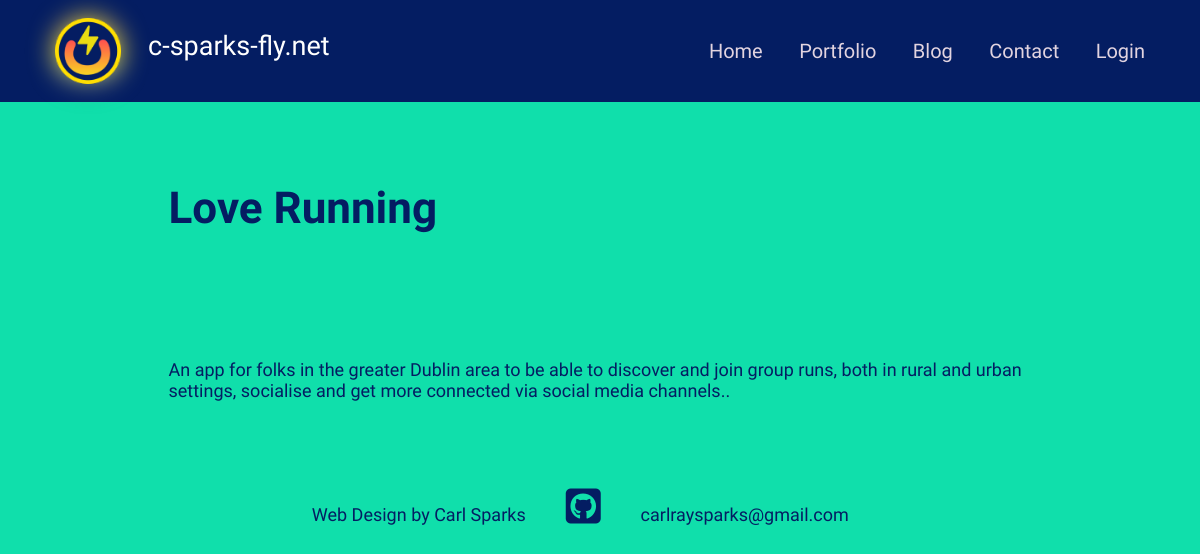
The app's page /portfolio/love-running with its own data.
### main/models.py (models this page shows, shortened)
class Portfolio(models.Model):
    class Meta:
         ordering = ["name"]
    created_on = models.DateTimeField(default=timezone.now)
    name = models.CharField(max_length=200, blank=True, null=True)
    description = models.CharField(max_length=500, blank=True, null=True)
    body = models.TextField(blank=True, null=True)
    image = models.ImageField(upload_to='dir_on_cloudinary', blank=True)
    url = models.URLField(blank=True, null=True)
    slug = models.SlugField(null=True, blank=True)
    is_active = models.BooleanField(default=True)

### main/views.py (the view)
# urls.py: path('portfolio/<slug:slug>', views.PortfolioDetailView.as_view(), name="portfolio"),
class PortfolioDetailView(DetailView):
    model = Portfolio
    template_name = "main/portfolio-detail.html"

### portfolio/context_processors.py (called while the page is built)
def project_context(request):
    context = {
        'me': User.objects.first(),
    }
    return context

### main/templates/main/portfolio-detail.html (shortened to what this page needs)
{% extends 'main/base.html' %}
{% load static %}
{% block content %}
<section>
  <div class="innerPageBannerCol">
    <div class="container">
      <div class="row g-4 g-md-3  align-items-center">
        <div class="col-md-6">
          <div class="bannerContent">
            <h1 class="xlTitle pb-md-3">{{object.name}}</h1>
          </div>
        </div>
      </div>
    </div>
  </div>
</section>
<section>
  <div class="sectionSpaceSm">
    <div class="container">
      {{object.body|safe}}
    </div>
  </div>
</section>
{%endblock%}

### static/css/style.css (style rules this page uses)
:root { --primaryColor: #9C07B6; --primaryDarkColor: #3D0048; --primaryHoverColor: #900AA8; --secondaryColor: #10dfab; --baseColor: #041d62; --baseFont: 'Heebo', sans-serif; --titleFont: 'Courier Prime', monospace; --regular: 400; --medium: 500; --bold: 700; --black: 900; --lightBg: #e2d4e0; --weather-1: #89eade; --weather-2: #4ae1d0; --weather-3: #0da392; --weather-4: #0a7467; --weather-5: #0fc280; --solar-1: #f1f69a; --solar-2: #f8e624; --solar-3: #fac85c; font-size:18px; }
html { scroll-behavior: smooth; }
body { font-family: var(--baseFont); color: var(--baseColor); line-height: normal; background-color: var(--secondaryColor); }
.xlTitle { font-size: 44px; line-height: 1.3; font-weight: var(--bold); font-family: var(--titleFont) }
.sectionSpaceSm { padding: 35px 0; }
.innerPageBannerCol { padding: 180px 0 60px; }
@media (min-width:992px) { .container, .container-lg, .container-md, .container-sm, .container-xl, .container-xxl { max-width: 890px; } }

### records on screen
Portfolio: name "Love Running", body "An app for folks in the greater Dublin area to be able to discover and join group runs, both in rural and urban settings, socialise and get more connected via social media channels.."
